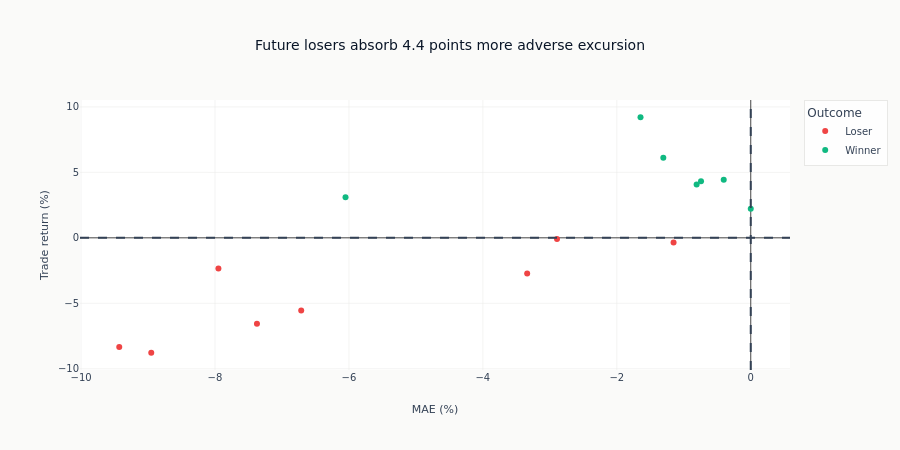

Write notebook code for a chart like this one.
### Markdown cell above
**Interpretation**: The split-specific table shows whether the calibration pattern
survives into future trades. MAE/MFE remains a post-hoc diagnostic: the future
outcome label organizes the evidence but never enters a pre-trade feature.

### Code cell
future_excursions = mae_mfe_df.filter(pl.col("split") == "future").with_columns(
    outcome=pl.when("is_winner").then(pl.lit("Winner")).otherwise(pl.lit("Loser"))
)
future_excursions_pd = future_excursions.to_pandas()
future_mae_by_outcome = future_excursions.group_by("outcome").agg(pl.col("mae_pct").mean())
future_mae_gap = abs(
    future_mae_by_outcome.filter(pl.col("outcome") == "Loser")["mae_pct"][0]
) - abs(future_mae_by_outcome.filter(pl.col("outcome") == "Winner")["mae_pct"][0])

fig = px.scatter(
    future_excursions_pd,
    x="mae_pct",
    y="trade_return",
    color="outcome",
    color_discrete_map={"Winner": COLORS["positive"], "Loser": COLORS["negative"]},
    title=f"Future losers absorb {future_mae_gap:.1f} points more adverse excursion",
    labels={"mae_pct": "MAE (%)", "trade_return": "Trade return (%)", "outcome": "Outcome"},
)

fig.add_hline(y=0, line_dash="dash", line_color=COLORS["neutral"])
fig.add_vline(x=0, line_dash="dash", line_color=COLORS["neutral"])

fig.update_layout(height=450)
fig.show()

### Figure 1 — Plotly figure (JSON) as saved in the notebook; plotly's stock layout.template omitted (floating-point values rounded to 4 significant figures)
{"data": [{"hovertemplate": "Outcome=Loser<br>MAE (%)=%{x}<br>Trade return (%)=%{y}<extra></extra>", "legendgroup": "Loser", "marker": {"color": "#ef4444", "symbol": "circle"}, "mode": "markers", "name": "Loser", "orientation": "v", "showlegend": true, "type": "scatter", "x": [-7.949, -8.952, -7.373, -9.43, -1.153, -6.713, -2.893, -3.338], "xaxis": "x", "y": [-2.349, -8.777, -6.554, -8.338, -0.3572, -5.558, -0.08746, -2.723], "yaxis": "y"}, {"hovertemplate": "Outcome=Winner<br>MAE (%)=%{x}<br>Trade return (%)=%{y}<extra></extra>", "legendgroup": "Winner", "marker": {"color": "#10b981", "symbol": "circle"}, "mode": "markers", "name": "Winner", "orientation": "v", "showlegend": true, "type": "scatter", "x": [-1.646, -6.051, -1.306, 0.0, -0.7425, -0.4035, -0.8079], "xaxis": "x", "y": [9.209, 3.101, 6.122, 2.214, 4.312, 4.434, 4.081], "yaxis": "y"}], "layout": {"height": 450, "legend": {"title": {"text": "Outcome"}, "tracegroupgap": 0}, "shapes": [{"line": {"color": "#334155", "dash": "dash"}, "type": "line", "x0": 0, "x1": 1, "xref": "x domain", "y0": 0, "y1": 0, "yref": "y"}, {"line": {"color": "#334155", "dash": "dash"}, "type": "line", "x0": 0, "x1": 0, "xref": "x", "y0": 0, "y1": 1, "yref": "y domain"}], "title": {"text": "Future losers absorb 4.4 points more adverse excursion"}, "xaxis": {"anchor": "y", "domain": [0.0, 1.0], "title": {"text": "MAE (%)"}}, "yaxis": {"anchor": "x", "domain": [0.0, 1.0], "title": {"text": "Trade return (%)"}}}}
